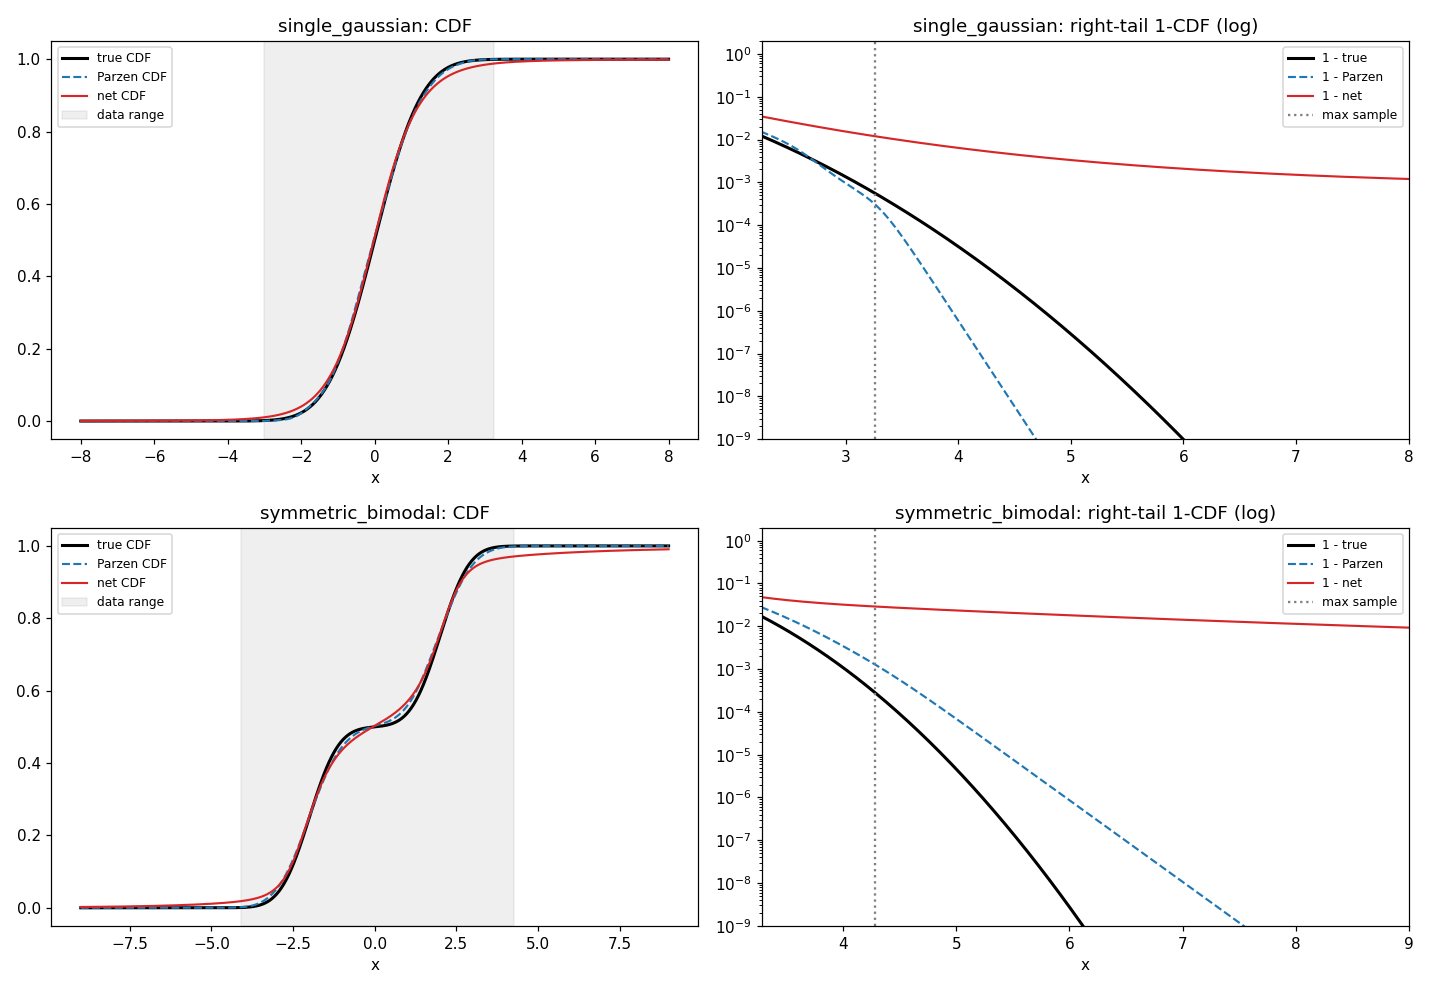

Write the Python code that produced this figure.
"""wf05 -- tail / out-of-range behaviour: net vs Parzen.

Question: outside the data range the Parzen CDF saturates toward the sigmoid of the
extreme sample (NOT exactly 0/1), and its pdf decays. Does the trained sigmoidal MLP
extrapolate the CDF sensibly to 0 and 1, and how do tail CDF errors compare?

Setup: single Gaussian and symmetric bimodal, n=2000, variance-matched bandwidth.
We measure, per region:
  - "in-range"  : grid points inside [min(sample), max(sample)]
  - "tail-just" : just beyond the data range, out to where TRUE CDF hits ~1e-3 / 1-1e-3
  - "tail-far"  : far beyond (TRUE CDF effectively 0 / 1)
KS and max|err| of CDF vs the TRUE cdf, for Parzen and net. Plus the asymptotic
limit each estimate reaches at +-large x (does the net push to 0/1? does Parzen?).

Strict pipeline: net trains ONLY on (x_i, F_hat(x_i)).  3 seeds.
"""
import matplotlib
matplotlib.use("Agg")
import matplotlib.pyplot as plt
import numpy as np
import torch

torch.set_num_threads(2)  # ponytail: many jobs run concurrently; avoid CPU oversubscription

from parzen_cdf import data, metrics, parzen
from parzen_cdf.models import CDFNet
from parzen_cdf.training import TrainConfig, make_sample_training_set, train_cdf, set_seed

N = 2000
SEEDS = range(3)
EPOCHS = 1500


def train_net(samples, h, seed):
    set_seed(seed)
    inp, tgt = make_sample_training_set(samples, h)
    m = CDFNet(1, (32,), activation="sigmoid", monotone=False)
    m, _ = train_cdf(m, inp, tgt, TrainConfig(optimizer="adam", lr=0.03, epochs=EPOCHS, seed=seed))
    return m


def regions(grid, true_cdf, lo, hi):
    """Boolean masks for in-range / just-tail / far-tail."""
    in_range = (grid >= lo) & (grid <= hi)
    # tail = outside data range; split "just" (true cdf in [1e-3,1-1e-3]) vs "far"
    out = ~in_range
    near_extreme = ((true_cdf >= 1e-3) & (true_cdf <= 1 - 1e-3))
    tail_just = out & near_extreme
    tail_far = out & ~near_extreme
    return in_range, tail_just, tail_far


def err_in(true_c, est_c, mask):
    if mask.sum() == 0:
        return np.nan, np.nan
    t, e = true_c[mask], est_c[mask]
    return metrics.ks_distance(t, e), float(np.max(np.abs(t - e)))


def run2(mix, name, span):
    grid = np.linspace(-span, span, 1500)
    grid_t = torch.as_tensor(grid, dtype=torch.float32)
    true_c = mix.cdf(grid)
    far = np.array([-span * 3, span * 3], dtype=float)
    far_t = torch.as_tensor(far, dtype=torch.float32)

    acc = {"parzen": [], "net": []}
    lims = {"parz_l": [], "parz_r": [], "net_l": [], "net_r": []}
    plot_cache = None

    for seed in SEEDS:
        print(f"  [{name}] seed {seed} ...", flush=True)
        s = mix.sample(N, np.random.default_rng(seed))
        lo, hi = float(s.min()), float(s.max())
        h = parzen.variance_matched_bandwidth(s)

        parz_c = parzen.parzen_cdf(grid, s, h)
        m = train_net(s, h, seed)
        net_c = m(grid_t).detach().numpy().ravel()

        in_r, tj, tf = regions(grid, true_c, lo, hi)
        for est_c, who in [(parz_c, "parzen"), (net_c, "net")]:
            acc[who].append([
                *err_in(true_c, est_c, in_r),
                *err_in(true_c, est_c, tj),
                *err_in(true_c, est_c, tf),
            ])

        parz_far = parzen.parzen_cdf(far, s, h)
        net_far = m(far_t).detach().numpy().ravel()
        lims["parz_l"].append(parz_far[0]); lims["parz_r"].append(parz_far[1])
        lims["net_l"].append(net_far[0]); lims["net_r"].append(net_far[1])

        if plot_cache is None:
            plot_cache = (grid, true_c, parz_c, net_c, lo, hi)

    print(f"\n=== {name}  (n={N}, {len(list(SEEDS))} seeds, variance-matched h) ===")
    print(f"  data range across seeds approx [{plot_cache[4]:.2f}, {plot_cache[5]:.2f}], grid span +-{span}")
    hdr = f"  {'est':>7}{'in_KS':>9}{'in_max':>9}{'tj_KS':>9}{'tj_max':>9}{'tf_KS':>9}{'tf_max':>9}"
    print(hdr)
    means = {}
    for who in ("parzen", "net"):
        a = np.array(acc[who])
        m = np.nanmean(a, axis=0)
        means[who] = m
        print(f"  {who:>7}" + "".join(f"{v:>9.4f}" for v in m))

    print("  asymptotic CDF limit far outside data (should be ~0 left, ~1 right):")
    print(f"    parzen: left={np.mean(lims['parz_l']):.4f}  right={np.mean(lims['parz_r']):.4f}")
    print(f"    net   : left={np.mean(lims['net_l']):.4f}  right={np.mean(lims['net_r']):.4f}")

    return plot_cache, means, {k: float(np.mean(v)) for k, v in lims.items()}


fig, axes = plt.subplots(2, 2, figsize=(13, 9))
summary = {}
for ax_row, (mix, name, span) in zip(
    axes,
    [(data.single_gaussian(), "single_gaussian", 8.0),
     (data.symmetric_bimodal(), "symmetric_bimodal", 9.0)],
):
    plot_cache, means, lims = run2(mix, name, span)
    summary[name] = (means, lims)
    grid, true_c, parz_c, net_c, lo, hi = plot_cache

    axL, axR = ax_row
    axL.plot(grid, true_c, "k-", lw=2, label="true CDF")
    axL.plot(grid, parz_c, "C0--", lw=1.4, label="Parzen CDF")
    axL.plot(grid, net_c, "C3-", lw=1.4, label="net CDF")
    axL.axvspan(lo, hi, color="gray", alpha=0.12, label="data range")
    axL.set_title(f"{name}: CDF"); axL.legend(fontsize=8); axL.set_xlabel("x")

    # zoom on the right tail in log scale of (1 - CDF)
    axR.semilogy(grid, np.clip(1 - true_c, 1e-12, None), "k-", lw=2, label="1 - true")
    axR.semilogy(grid, np.clip(1 - parz_c, 1e-12, None), "C0--", lw=1.4, label="1 - Parzen")
    axR.semilogy(grid, np.clip(1 - net_c, 1e-12, None), "C3-", lw=1.4, label="1 - net")
    axR.axvline(hi, color="gray", ls=":", label="max sample")
    axR.set_title(f"{name}: right-tail 1-CDF (log)"); axR.legend(fontsize=8)
    axR.set_xlabel("x"); axR.set_ylim(1e-9, 2)
    axR.set_xlim(hi - 1, span)

plt.tight_layout()
out = "/home/ppianigi/parzen-cdf/temp_analysis/wf05_tail_extrapolation.png"
plt.savefig(out, dpi=110)
print(f"\nsaved plot -> {out}")
